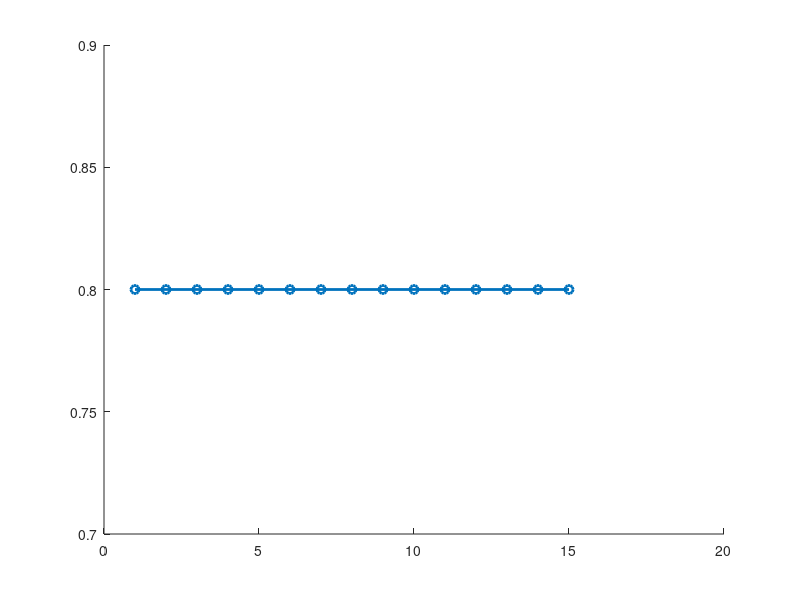

The MATLAB script that drew this image: (Note: this script raises an error after producing the figure.)
%% Optimal and Receding Horizon Gain Analysis – Stable and Unstable Systems

clear; clc; close all;

%% ---------------------------- PARAMETERS ----------------------------
Q = 1;
R_set = [0, 1, 10, 100];
H_vals = 1:15;

% Define systems
systems = struct( ...
    'unstable', struct('A', 1.2, 'B', 1), ...
    'stable',   struct('A', 0.8, 'B', 1)  ...
);

% Initialize result containers
results = struct();

%% ---------------------------- MAIN COMPUTATION LOOP ----------------------------
for sysName = fieldnames(systems)'
    sys = systems.(sysName{1});
    A = sys.A; B = sys.B;

    K_LQ_all = zeros(size(R_set));
    K_RH_all = zeros(length(R_set), length(H_vals));
    eig_RH_all = zeros(size(K_RH_all));

    for rIdx = 1:length(R_set)
        R = R_set(rIdx);
        [K_LQ, ~, ~] = dlqr(A, B, Q, R);
        K_LQ_all(rIdx) = K_LQ;

        for hIdx = 1:length(H_vals)
            H = H_vals(hIdx);

            % Construct Theta matrix
            Theta = zeros(H, H);
            for r = 1:H
                for c = 1:r
                    Theta(r, c) = A^(r-c) * B;
                end
            end

            % Construct Pi vector
            Pi = A.^(1:H)';

            % Cost matrices
            M = Theta' * Theta * Q + R * eye(H);
            W = Theta' * Pi * Q;

            % RH gain: K = e1 * (M \ W)
            e1 = [1, zeros(1, H-1)];
            K_RH = e1 * (M \ W);
            fprintf('System: %s | R = %g | H = %d | K_RH = %.6f\n', sysName{1}, R, H, K_RH);

            % Store results
            K_RH_all(rIdx, hIdx) = K_RH;
            eig_RH_all(rIdx, hIdx) = abs(A - B * K_RH);
        end
    end

    % Save for plotting
    results.(sysName{1}).K_LQ_all = K_LQ_all;
    results.(sysName{1}).K_RH_all = K_RH_all;
    results.(sysName{1}).eig_RH_all = eig_RH_all;
end

%% ---------------------------- PLOTTING ----------------------------

colors = lines(length(R_set));
markers = {'o', 'x', '^', 's'};
names = {'stable', 'unstable'};
titles = {'Stable', 'Unstable'};

for idx = 1:2
    name = names{idx};
    data = results.(name);
    A = systems.(name).A;
    B = systems.(name).B;
    K_LQ_all = data.K_LQ_all;
    K_RH_all = data.K_RH_all;
    eig_RH_all = data.eig_RH_all;

    % === Figure A: Gains K ===
    figure;
    hold on;
    for i = 1:length(R_set)
        plot(H_vals, K_RH_all(i,:), '-', ...
            'Color', colors(i,:), ...
            'LineWidth', 2, ...
            'Marker', markers{i}, ...
            'MarkerSize', 6, ...
            'DisplayName', sprintf('$R = %g$', R_set(i)));
        y = yline(K_LQ_all(i), '--', 'Color', colors(i,:), 'LineWidth', 1.5);
        y.Annotation.LegendInformation.IconDisplayStyle = 'off';
    end
    xlabel('$H$', 'Interpreter', 'latex', 'FontSize', 14);
    ylabel('$K$', 'Interpreter', 'latex', 'FontSize', 14);
    title(sprintf('Gains $K$ for %s System', titles{idx}), 'Interpreter', 'latex');
    ylim([0 1.3]);
    grid on;
    legend('Interpreter', 'latex', 'Location', 'best');
    set(gca, 'TickLabelInterpreter', 'latex');

    % === Figure B: Eigenvalues ===
    figure;
    hold on;
    for i = 1:length(R_set)
        plot(H_vals, eig_RH_all(i,:), '-', ...
            'Color', colors(i,:), ...
            'LineWidth', 2, ...
            'Marker', markers{i}, ...
            'MarkerSize', 6, ...
            'DisplayName', sprintf('$R = %g$', R_set(i)));
        y = yline(abs(A - B * K_LQ_all(i)), '--', 'Color', colors(i,:), 'LineWidth', 1.5);
        y.Annotation.LegendInformation.IconDisplayStyle = 'off';
    end
    yline(1, '-', '$|\lambda| = 1$', ...
        'Color', 'k', 'LineWidth', 1.5, ...
        'Interpreter', 'latex', ...
        'DisplayName', '$|\lambda| = 1$');
    xlabel('$H$', 'Interpreter', 'latex', 'FontSize', 14);
    ylabel('$|\lambda|$', 'Interpreter', 'latex', 'FontSize', 14);
    title(sprintf('Eigenvalues $|A - BK|$ for %s System', titles{idx}), 'Interpreter', 'latex');
    ylim([0 1.3]);
    grid on;
    legend('Interpreter', 'latex', 'Location', 'best');
    set(gca, 'TickLabelInterpreter', 'latex');
end
